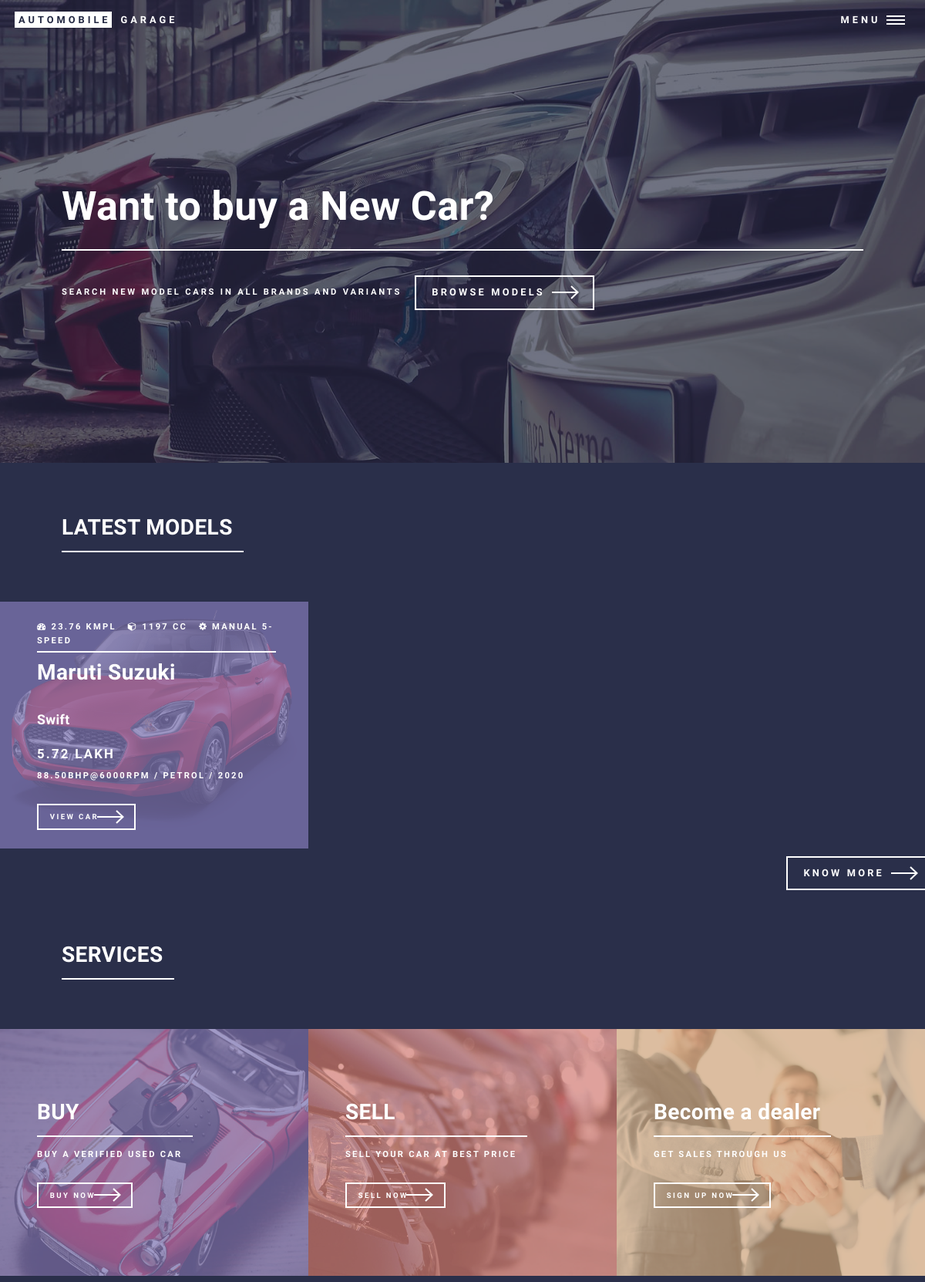
The app's page / (upper part), older data.
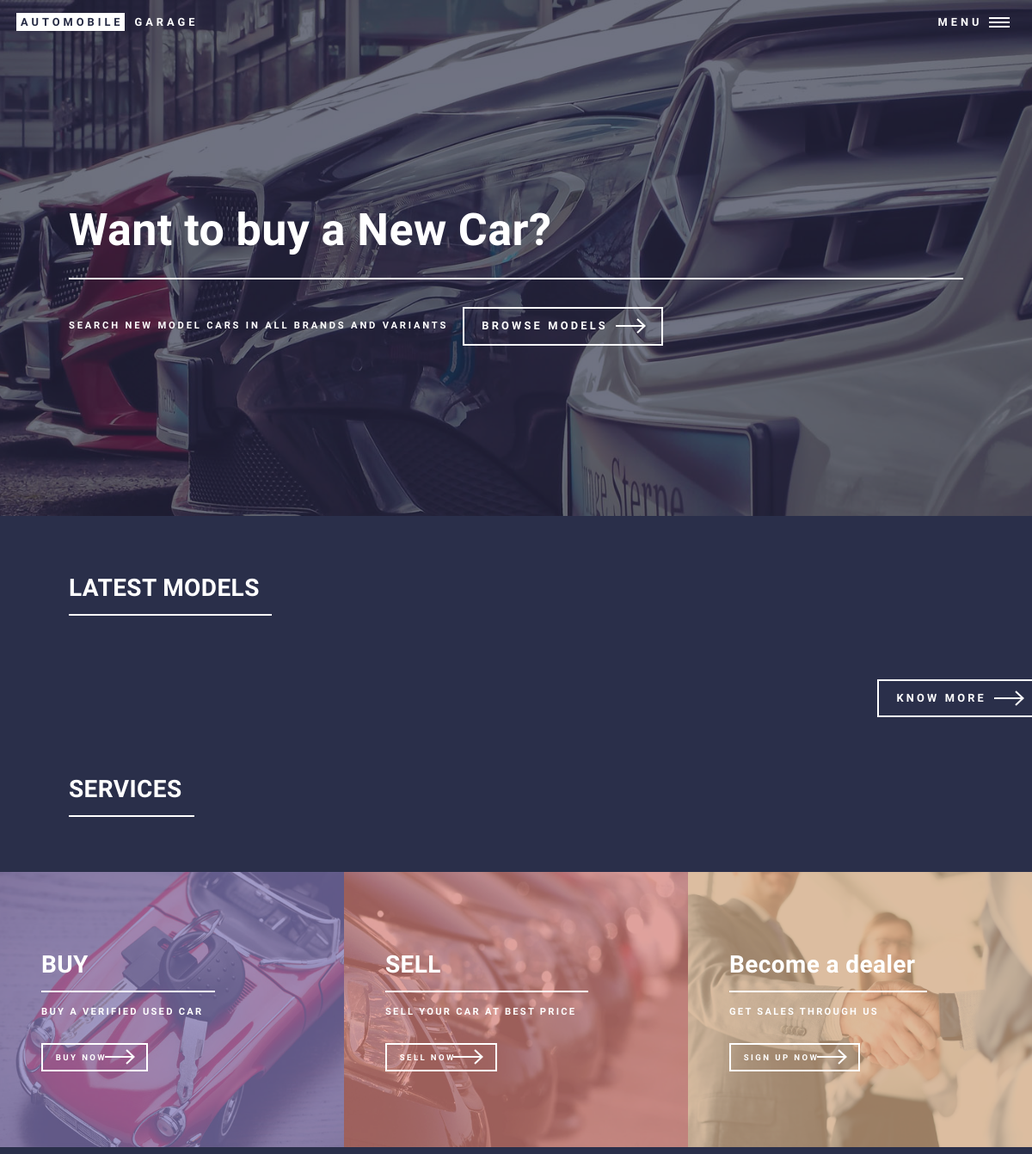
The same page, newer data.
### models/models.py (models this page shows, shortened)
class Car(models.Model):
    make = models.ForeignKey(Make, on_delete=models.SET_NULL, blank=True, null=True)
    model = models.ForeignKey(Model, on_delete=models.SET_NULL, blank=True, null=True)
    variant = models.ForeignKey(Variant, on_delete=models.SET_NULL, blank=True, null=True)
    image = models.ImageField(upload_to='newcars/', blank=True)
    description = models.TextField()
    year = models.CharField(max_length=4, blank=True, null=True)
    mileage = models.CharField(max_length=20, blank=True, null=True)
    fuel = models.CharField(max_length=20, blank=True, null=True)
    engine_size = models.CharField(max_length=20, blank=True, null=True)
    power = models.CharField(max_length=20, blank=True, null=True)
    gear_box = models.CharField(max_length=20, blank=True, null=True)
    seats = models.CharField(max_length=20, blank=True, null=True)
    doors = models.CharField(max_length=20, blank=True, null=True)
    colors = models.CharField(max_length=100, blank=True, null=True)
    price = models.CharField(max_length=100, blank=True, null=True)
    dealer =models.ForeignKey(Dealer,on_delete=models.SET_NULL,blank=True,null=True)
    class Meta:
        ordering = ('id',)

class Make(models.Model):
    name = models.CharField(max_length=40)
    class Meta:
        ordering = ('name',)
    def __str__(self):
        return self.name

class Model(models.Model):
    make = models.ForeignKey(Make, on_delete=models.CASCADE)
    name = models.CharField(max_length=40)
    class Meta:
        ordering = ('make', 'name',)
    def __str__(self):
        return self.name

### home/views.py (the view, shortened to what this page needs)
# urls.py: path('', render_index, name="index"),
def render_index(request):
    template_name = 'home/index.html'
    if request.method == 'GET':
        objects = Car.objects.filter().order_by('id')[:3]
        context={"objects":objects}
        return render(request, template_name,context)

### home/templates/home/index.html (shortened to what this page needs)
{% extends 'base.html' %}
{% block content %}
      <section id="banner" class="major" style="background-image: url('static/images/banner-image-1-1920x700.jpg');">
        <div class="inner">
          <header class="major">
            <h1>Want to buy a New Car?</h1>
          </header>
          <div class="content">
            <p> Search new model cars in all brands and variants</p>
            <ul class="actions">
              <li><a href="{% url 'models:models-home'%}" class="button next scrolly">Browse Models</a></li>
            </ul>
          </div>
        </div>
      </section>
      <div id="main">
        <section class="tiles">
          <div class="inner">
            <header class="major">
              <h2>LATEST MODELS</h2>
            </header>
          </div>
          {% for object in objects%}
          <article>
            <header class="major">
              <p>
                <i class="fa fa-dashboard"></i> {{object.mileage}}&nbsp;&nbsp;
                <i class="fa fa-cube"></i> {{object.engine_size}}&nbsp;&nbsp;
                <i class="fa fa-cog"></i> {{object.gear_box}}
              </p>
              <h3>{{object.make}}</h3>
              <h4>{{object.model}}</h4>
              <p><strong> {{object.price}}</strong></p>
              <p>{{object.power}}  /  {{object.fuel}}  /  {{object.year}}</p>
              <div class="major-actions">
                <a href="{% url 'models:models-detail' object.id %}" class="button small next">View Car</a>
              </div>
            </header>
          </article>
          {% endfor %}
          <a href="{% url 'models:models-home' %}" class="button next" style="margin-top: 10px;margin-left:85%;">KNOW MORE</a>
        </section>
        <section class="tiles">
          <div class="inner">
            <header class="major">
              <h2>SERVICES</h2>
            </header>
          </div>
          <article>
            <header class="major">
              <h3>BUY</h3>
              <p>Buy a verified used car</p>
              <div class="major-actions">
                <a href="{% url 'shop:shop-buy' %}" class="button small next scrolly">BUY NOW</a>
              </div>
            </header>
          </article>
          <article>
            <header class="major">
              <h3>SELL</h3>
              <p>Sell your car at Best price</p>
              <div class="major-actions">
                <a href="{% url 'shop:shop-sell' %}" class="button small next scrolly">SELL NOW</a>
              </div>
            </header>
          </article>
          <article>
            <header class="major">
              <h3>Become a dealer</h3>
              <p>Get sales through us</p>
              <div class="major-actions">
                <a href="{% url 'home:dealer' %}" class="button small next scrolly">SIGN UP NOW</a>
              </div>
            </header>
          </article>
        </section>
    </div>
{% endblock content %}

Row changes from the older to the newer data that the page shows:
removed Car: mileage "23.76 KMPL", engine_size "1197 CC", gear_box "MANUAL 5-SPEED", make "Maruti Suzuki", model "Swift", price "5.72 LAKH", power "88.50BHP@6000RPM", fuel "PETROL", year "2020"
